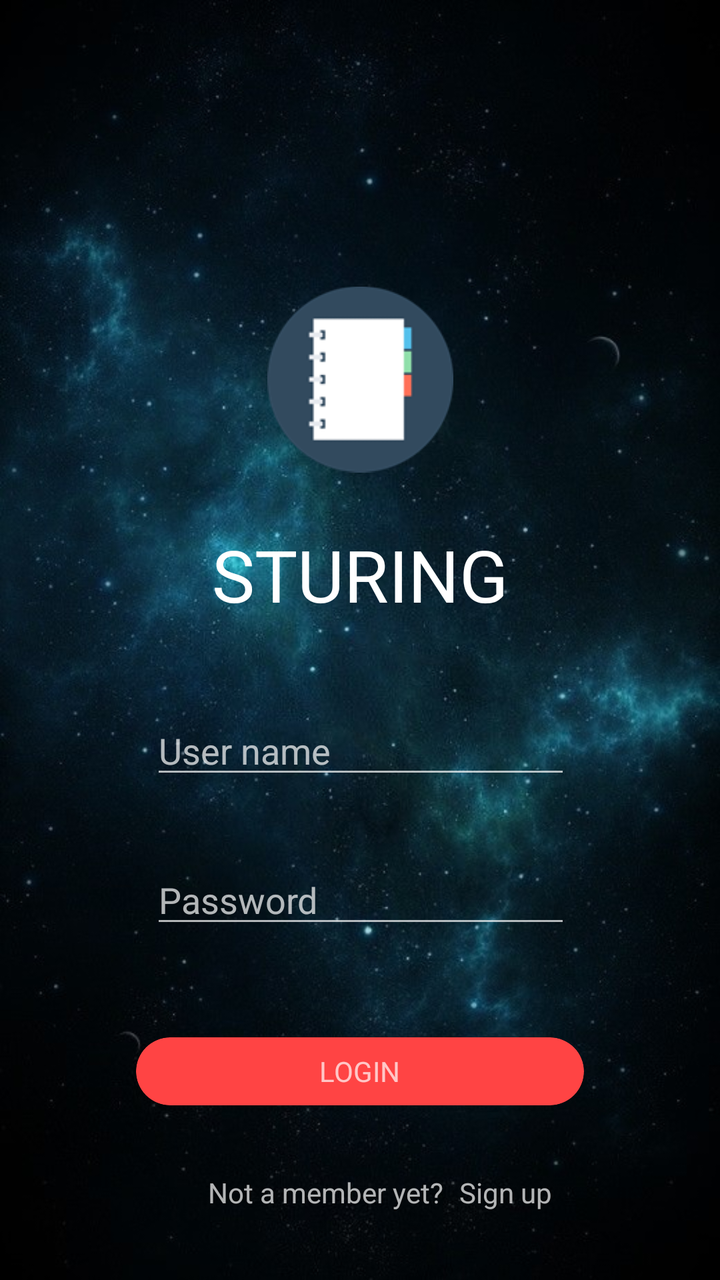
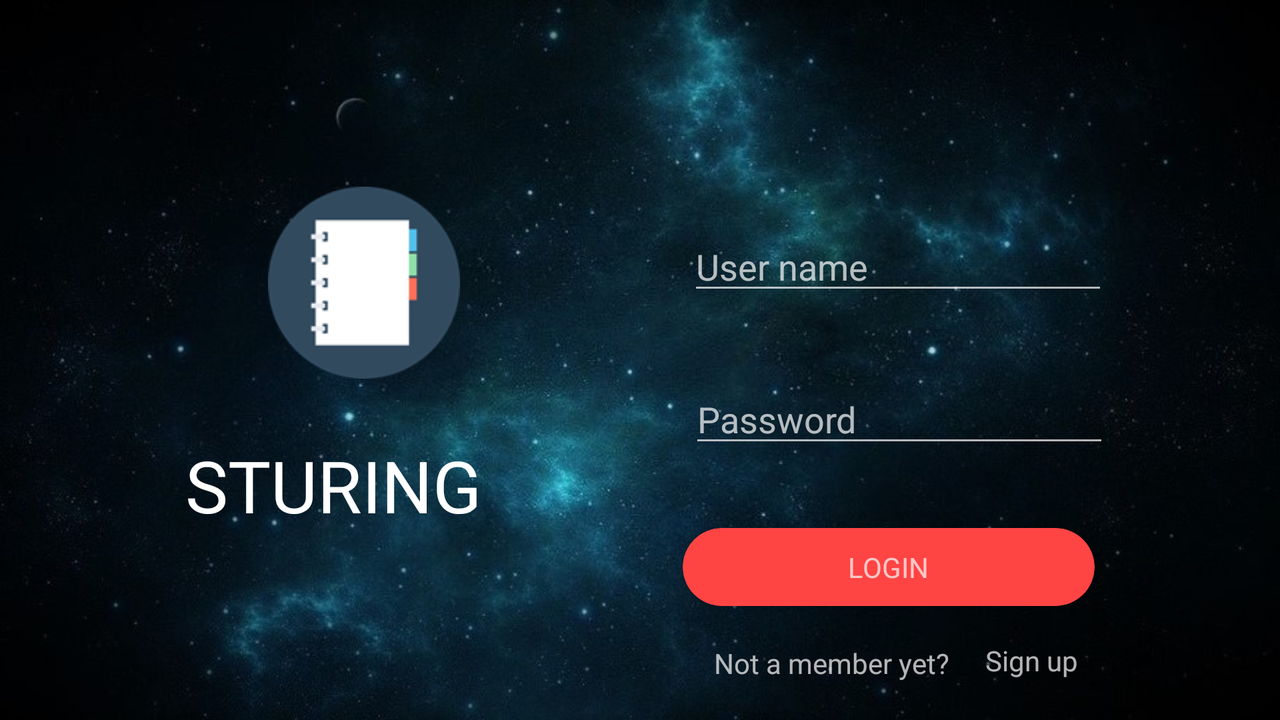

One screen, two layout resources from the same app: the default and the repository's alternative for another configuration. Each is rendered where Android would select it; the XML of both is given below.
<!-- AndroidManifest.xml: application theme Theme.AppCompat.NoActionBar -->
<!-- res/layout/activity_login.xml -->
<?xml version="1.0" encoding="utf-8"?>
<android.support.constraint.ConstraintLayout xmlns:android="http://schemas.android.com/apk/res/android"
    xmlns:app="http://schemas.android.com/apk/res-auto"
    xmlns:tools="http://schemas.android.com/tools"
    android:layout_width="match_parent"
    android:layout_height="match_parent"
    android:background="@drawable/teste1"
    android:theme="@style/Theme.AppCompat.NoActionBar"
    android:visibility="visible"
    tools:context=".LoginActivity">

    <EditText
        android:id="@+id/editText3"
        android:layout_width="wrap_content"
        android:layout_height="wrap_content"
        android:layout_marginStart="8dp"
        android:layout_marginEnd="8dp"
        android:layout_marginBottom="8dp"
        android:ems="10"
        android:hint="@string/user_name"
        android:importantForAutofill="no"
        android:inputType="textPersonName"
        android:selectAllOnFocus="true"
        android:singleLine="true"
        app:layout_constraintBottom_toTopOf="@+id/editText"
        app:layout_constraintEnd_toEndOf="parent"
        app:layout_constraintHorizontal_bias="0.503"
        app:layout_constraintStart_toStartOf="parent"
        app:layout_constraintTop_toBottomOf="@+id/txtOrganization" />

    <EditText
        android:id="@+id/editText"
        android:layout_width="wrap_content"
        android:layout_height="wrap_content"
        android:layout_marginStart="8dp"
        android:layout_marginTop="8dp"
        android:layout_marginEnd="8dp"
        android:layout_marginBottom="32dp"
        android:ems="10"
        android:hint="@string/password"
        android:importantForAutofill="no"
        android:inputType="textPassword"
        android:selectAllOnFocus="true"
        android:singleLine="true"
        app:layout_constraintBottom_toTopOf="@+id/btLogin"
        app:layout_constraintEnd_toEndOf="parent"
        app:layout_constraintHorizontal_bias="0.503"
        app:layout_constraintStart_toStartOf="parent"
        app:layout_constraintTop_toBottomOf="@+id/editText3" />

    <TextView
        android:id="@+id/txtOrganization"
        android:layout_width="wrap_content"
        android:layout_height="wrap_content"
        android:layout_marginStart="8dp"
        android:layout_marginTop="8dp"
        android:layout_marginEnd="8dp"
        android:layout_marginBottom="24dp"
        android:fontFamily="@font/cutive_mono"
        android:text="@string/app_name"
        android:textAlignment="center"
        android:textAllCaps="true"
        android:textColor="@color/cardview_light_background"
        android:textSize="36sp"
        app:layout_constraintBottom_toTopOf="@+id/editText3"
        app:layout_constraintEnd_toEndOf="parent"
        app:layout_constraintStart_toStartOf="parent"
        app:layout_constraintTop_toBottomOf="@+id/imageView4"
        app:layout_constraintVertical_bias="0.347" />

    <ImageView
        android:id="@+id/imageView4"
        android:layout_width="93dp"
        android:layout_height="96dp"
        android:layout_marginStart="8dp"
        android:layout_marginTop="124dp"
        android:layout_marginEnd="8dp"
        android:contentDescription="@string/app_name"
        app:layout_constraintBottom_toTopOf="@+id/txtOrganization"
        app:layout_constraintEnd_toEndOf="parent"
        app:layout_constraintStart_toStartOf="parent"
        app:layout_constraintTop_toTopOf="parent"
        app:srcCompat="@drawable/notebook" />

    <android.support.v7.widget.CardView
        android:id="@+id/btLogin"
        android:layout_width="224dp"
        android:layout_height="34dp"
        android:layout_marginStart="8dp"
        android:layout_marginEnd="8dp"
        android:layout_marginBottom="70dp"
        app:cardBackgroundColor="@android:color/holo_red_light"
        app:cardCornerRadius="20dp"
        app:layout_constraintBottom_toBottomOf="parent"
        app:layout_constraintEnd_toEndOf="parent"
        app:layout_constraintStart_toStartOf="parent"
        app:layout_constraintTop_toBottomOf="@+id/editText">

        <RelativeLayout
            android:layout_width="match_parent"
            android:layout_height="match_parent">

            <TextView
                android:id="@+id/textView2"
                android:layout_width="wrap_content"
                android:layout_height="wrap_content"
                android:layout_centerInParent="true"
                android:text="@string/login"
                android:textAlignment="center"
                android:textAllCaps="true" />
        </RelativeLayout>

    </android.support.v7.widget.CardView>

    <TextView
        android:id="@+id/textView12"
        android:layout_width="wrap_content"
        android:layout_height="wrap_content"
        android:layout_marginStart="8dp"
        android:layout_marginTop="8dp"
        android:layout_marginEnd="8dp"
        android:layout_marginBottom="8dp"
        android:text="@string/notamemberyet"
        app:layout_constraintBottom_toBottomOf="parent"
        app:layout_constraintEnd_toStartOf="@+id/btSignup"
        app:layout_constraintHorizontal_bias="1.0"
        app:layout_constraintStart_toStartOf="parent"
        app:layout_constraintTop_toBottomOf="@+id/btLogin" />

    <TextView
        android:id="@+id/btSignup"
        android:layout_width="wrap_content"
        android:layout_height="wrap_content"
        android:layout_marginTop="8dp"
        android:layout_marginEnd="84dp"
        android:layout_marginBottom="8dp"
        android:text="@string/signUp"
        app:layout_constraintBottom_toBottomOf="parent"
        app:layout_constraintEnd_toEndOf="parent"
        app:layout_constraintTop_toBottomOf="@+id/btLogin" />

</android.support.constraint.ConstraintLayout>
<!-- resources referenced by this layout -->
<resources>
  <!-- drawable notebook: png bitmap (drawable-v24, 5113 bytes) -->
  <!-- drawable teste1: jpg bitmap (drawable, 98551 bytes) -->
  <string name="app_name" translatable="false">Sturing</string>
  <string name="login" translatable="false">Login</string>
  <string name="notamemberyet">Not a member yet?</string>
  <string name="password">Password</string>
  <string name="signUp">Sign up</string>
  <string name="user_name">User name</string>
</resources>
<!-- res/layout-land/activity_login.xml (the repository's variant of the layout above) -->
<!-- drawn on the phone turned sideways -->
<?xml version="1.0" encoding="utf-8"?>
<android.support.constraint.ConstraintLayout xmlns:android="http://schemas.android.com/apk/res/android"
    xmlns:app="http://schemas.android.com/apk/res-auto"
    xmlns:tools="http://schemas.android.com/tools"
    android:layout_width="match_parent"
    android:layout_height="match_parent"
    android:background="@drawable/bg_land"
    android:theme="@style/Theme.AppCompat.NoActionBar"
    android:visibility="visible"
    tools:context=".LoginActivity">

    <EditText
        android:id="@+id/txtuser"
        android:layout_width="wrap_content"
        android:layout_height="wrap_content"
        android:layout_marginTop="100dp"
        android:layout_marginEnd="68dp"
        android:layout_marginBottom="12dp"
        android:ems="10"
        android:hint="@string/user_name"
        android:importantForAutofill="no"
        android:inputType="textPersonName"
        app:layout_constraintBottom_toTopOf="@+id/txtpass"
        app:layout_constraintEnd_toEndOf="parent"
        app:layout_constraintStart_toEndOf="@+id/imageView4"
        app:layout_constraintTop_toTopOf="parent" />

    <EditText
        android:id="@+id/txtpass"
        android:layout_width="wrap_content"
        android:layout_height="wrap_content"
        android:layout_marginStart="8dp"
        android:layout_marginTop="12dp"
        android:layout_marginEnd="8dp"
        android:ems="10"
        android:hint="@string/password"
        android:importantForAutofill="no"
        android:inputType="textPassword"
        app:layout_constraintBottom_toTopOf="@+id/btLogin"
        app:layout_constraintEnd_toEndOf="parent"
        app:layout_constraintHorizontal_bias="0.553"
        app:layout_constraintStart_toEndOf="@+id/txtOrganization"
        app:layout_constraintTop_toBottomOf="@+id/txtuser" />

    <TextView
        android:id="@+id/txtOrganization"
        android:layout_width="wrap_content"
        android:layout_height="wrap_content"
        android:layout_marginStart="8dp"
        android:layout_marginTop="8dp"
        android:layout_marginEnd="8dp"
        android:layout_marginBottom="92dp"
        android:fontFamily="@font/cutive_mono"
        android:text="@string/app_name"
        android:textAlignment="center"
        android:textAllCaps="true"
        android:textColor="@color/cardview_light_background"
        android:textSize="36sp"
        app:layout_constraintBottom_toBottomOf="parent"
        app:layout_constraintEnd_toStartOf="@+id/btLogin"
        app:layout_constraintStart_toStartOf="parent"
        app:layout_constraintTop_toBottomOf="@+id/imageView4" />

    <ImageView
        android:id="@+id/imageView4"
        android:layout_width="wrap_content"
        android:layout_height="96dp"
        android:layout_marginStart="100dp"
        android:layout_marginTop="92dp"
        android:layout_marginEnd="80dp"
        android:layout_marginBottom="21dp"
        android:contentDescription="@string/app_name"
        app:layout_constraintBottom_toTopOf="@+id/txtOrganization"
        app:layout_constraintEnd_toStartOf="@+id/txtuser"
        app:layout_constraintHorizontal_bias="0.159"
        app:layout_constraintStart_toStartOf="parent"
        app:layout_constraintTop_toTopOf="parent"
        app:layout_constraintVertical_chainStyle="packed"
        app:srcCompat="@drawable/notebook" />

    <android.support.v7.widget.CardView
        android:id="@+id/btLogin"
        android:layout_width="206dp"
        android:layout_height="39dp"
        android:layout_marginStart="8dp"
        android:layout_marginTop="24dp"
        android:layout_marginEnd="8dp"
        app:cardBackgroundColor="@android:color/holo_red_light"
        app:cardCornerRadius="20dp"
        app:layout_constraintBottom_toTopOf="@+id/textView12"
        app:layout_constraintEnd_toEndOf="parent"
        app:layout_constraintStart_toEndOf="@+id/txtOrganization"
        app:layout_constraintTop_toBottomOf="@+id/txtpass">

        <RelativeLayout
            android:layout_width="match_parent"
            android:layout_height="match_parent">

            <TextView
                android:id="@+id/tvGroupDescription"
                android:layout_width="wrap_content"
                android:layout_height="wrap_content"
                android:layout_centerInParent="true"
                android:text="@string/login"
                android:textAlignment="center"
                android:textAllCaps="true" />
        </RelativeLayout>

    </android.support.v7.widget.CardView>

    <TextView
        android:id="@+id/textView12"
        android:layout_width="wrap_content"
        android:layout_height="wrap_content"
        android:layout_marginStart="340dp"
        android:layout_marginTop="8dp"
        android:layout_marginEnd="1dp"
        android:layout_marginBottom="8dp"
        android:text="@string/notamemberyet"
        app:layout_constraintBottom_toBottomOf="parent"
        app:layout_constraintEnd_toStartOf="@+id/btSignup"
        app:layout_constraintStart_toStartOf="parent"
        app:layout_constraintTop_toBottomOf="@+id/btLogin"
        app:layout_constraintVertical_bias="0.515" />

    <TextView
        android:id="@+id/btSignup"
        android:layout_width="wrap_content"
        android:layout_height="wrap_content"
        android:layout_marginTop="8dp"
        android:layout_marginEnd="84dp"
        android:layout_marginBottom="8dp"
        android:text="@string/signUp"
        app:layout_constraintBottom_toBottomOf="parent"
        app:layout_constraintEnd_toEndOf="parent"
        app:layout_constraintStart_toEndOf="@+id/textView12"
        app:layout_constraintTop_toBottomOf="@+id/btLogin"
        app:layout_constraintVertical_bias="0.444" />

</android.support.constraint.ConstraintLayout>
<!-- resources referenced by the variant -->
<!-- as the phone turned sideways resolves them -->
<resources>
  <!-- drawable bg_land: jpg bitmap (drawable, 98700 bytes) -->
  <!-- drawable notebook: png bitmap (drawable-v24, 5113 bytes) -->
  <string name="app_name" translatable="false">Sturing</string>
  <string name="login" translatable="false">Login</string>
  <string name="notamemberyet">Not a member yet?</string>
  <string name="password">Password</string>
  <string name="signUp">Sign up</string>
  <string name="user_name">User name</string>
</resources>
